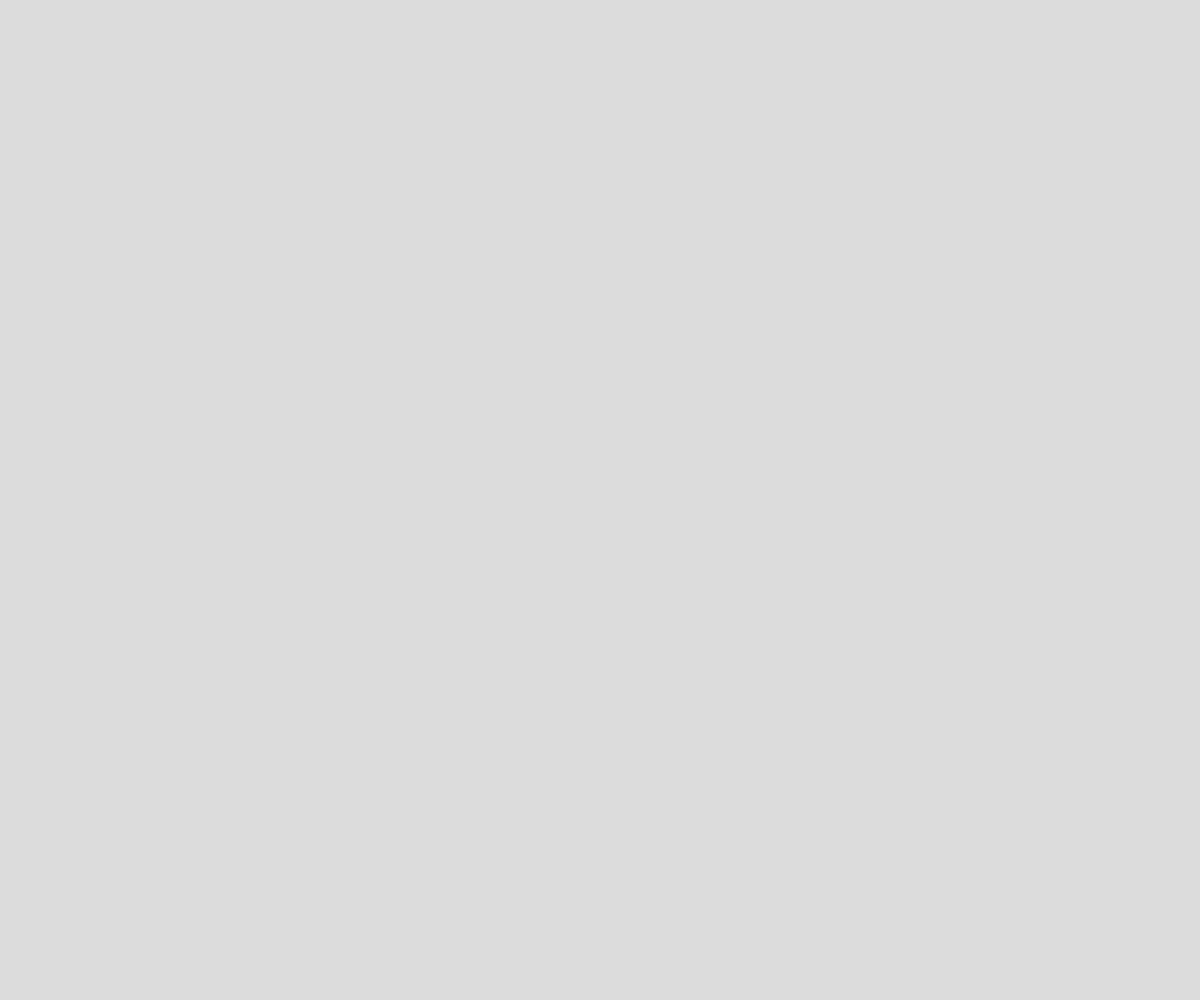
Frame 1 (no input)
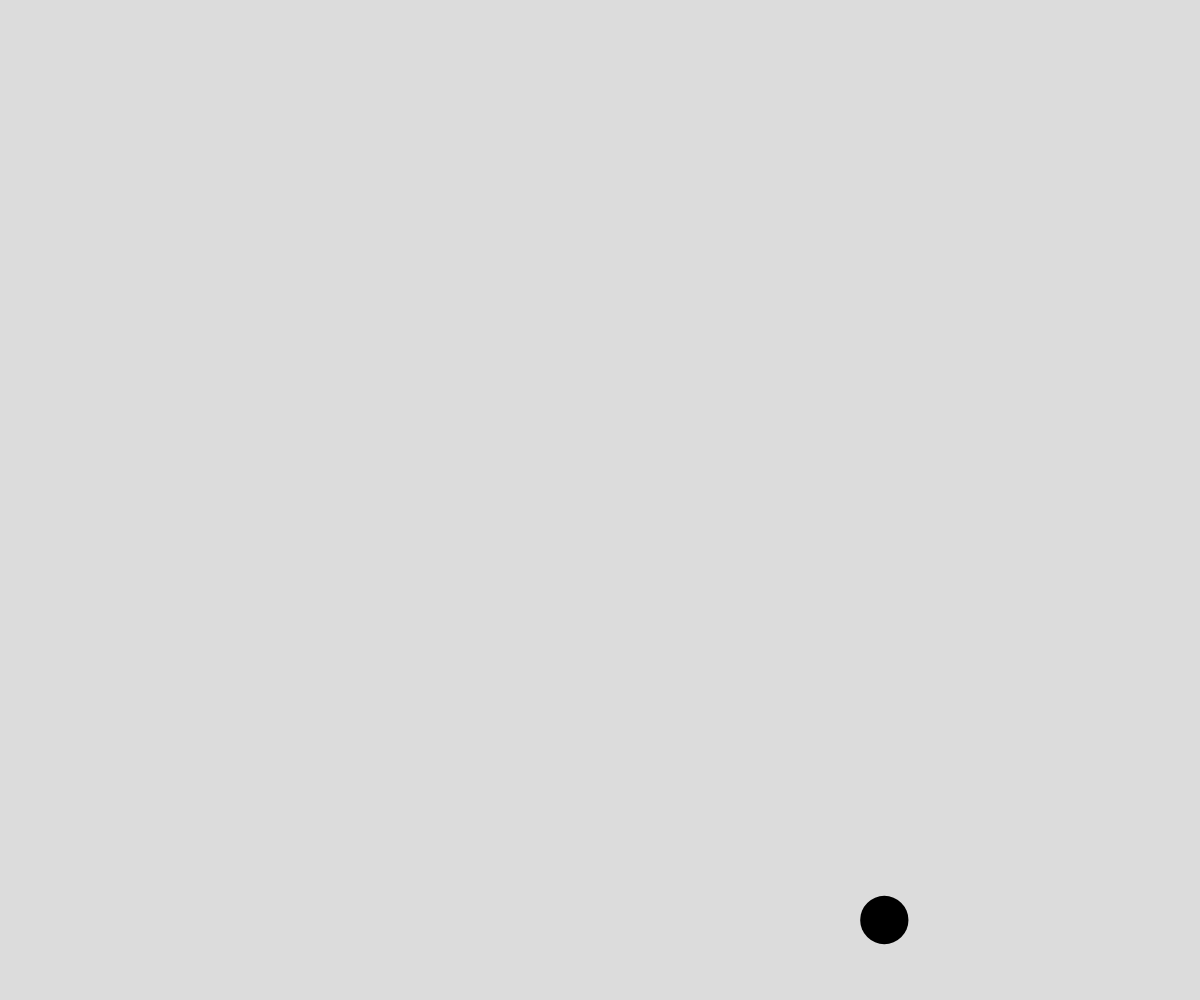
Frame 60 (no input)
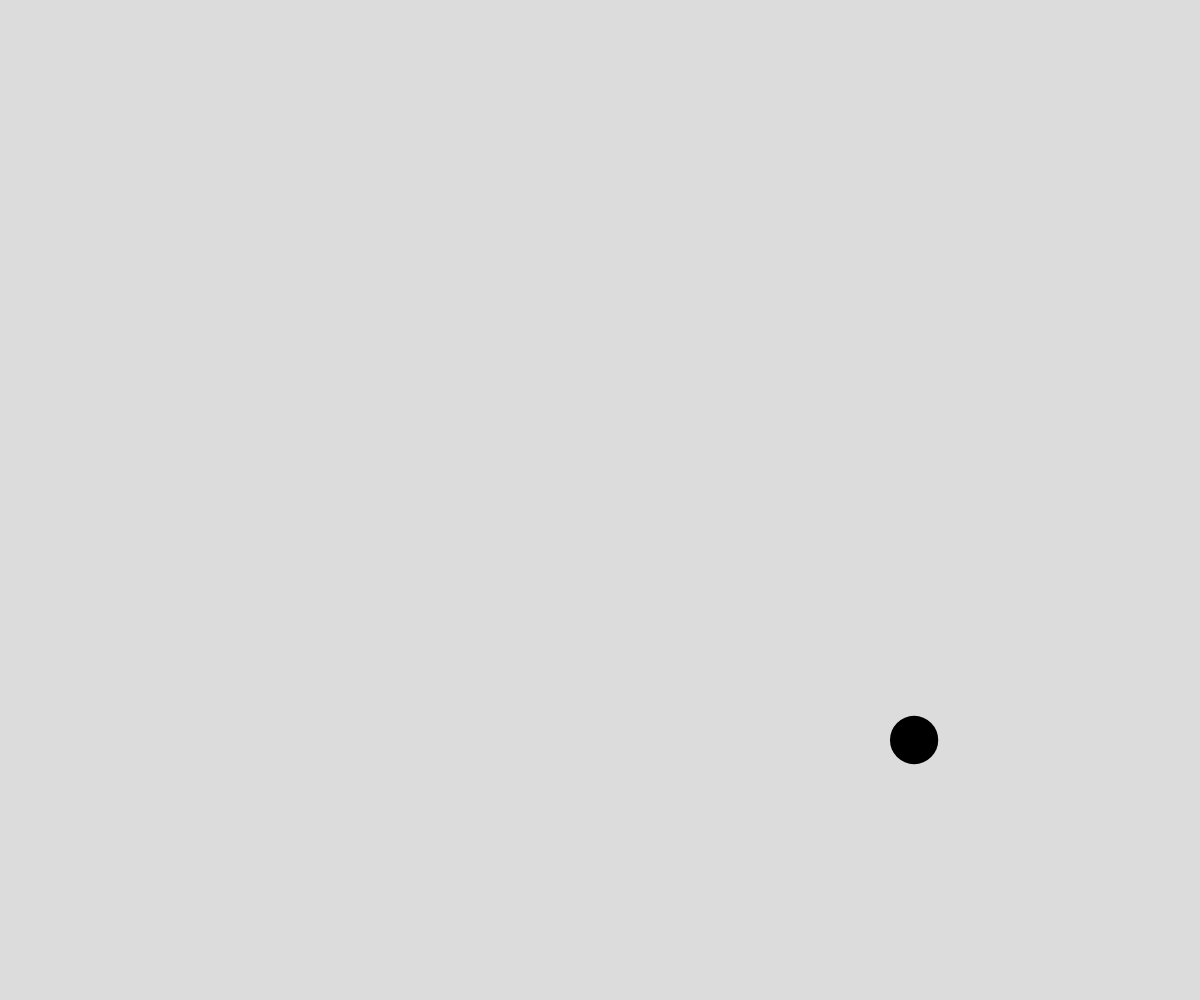
Frame 120 (the mouse pressed at the canvas centre since frame 60)

The p5.js sketch that drew these frames (run headless with seeded random() and noise() and a simulated clock; from frame 60 on, the mouse is pressed at the canvas centre):

// p5.js sketch
// ── sketch.js
//OOPS Bubbles Demo


function setup() {
  createCanvas(windowWidth, windowHeight);
  someBubble = new Bubble();
}

function draw() {
  background(220);
  someBubble.move();
  someBubble.display();
}

class Bubble {
  constructor(){
    this.x = random(windowWidth);
    this.y = height + 100;
    this.dx = 0;
    this.dy = -3;
    this.radius = random(20, 40);
    this.theta = 0;
  }

  move(){
    this.x += this.dx;
    this.y += this.dy;

    this.dx = noise((this.theta),0, 1, -5, 5);
    this.theta += 0.1;
  }
  
display(){
  noStroke();
  fill("black");
  ellipse(this.x, this.y, this.radius *2, this.radius * 2);
}

}
